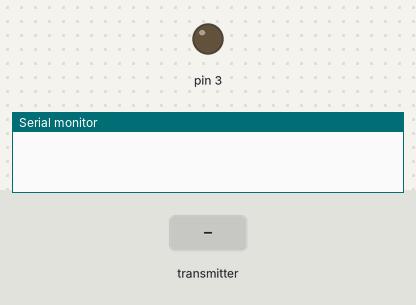
This sketch was run on a simulated Arduino Uno, built with avr-gcc and run on an emulated ATmega328P. Parts: output pins drawn as LEDs (lit = HIGH), the last lines printed to the serial monitor. The test bench sets the inputs (shaded band). No radio packets arrive unless stated.

Above: at 1.2 s.
1.3 s: the transmitter starts sending command = 1
At 1.9 s:
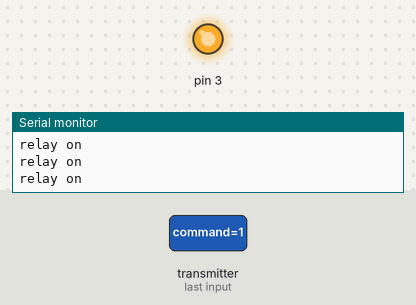
2.8 s: the transmitter starts sending command = 0
At 3.1 s:
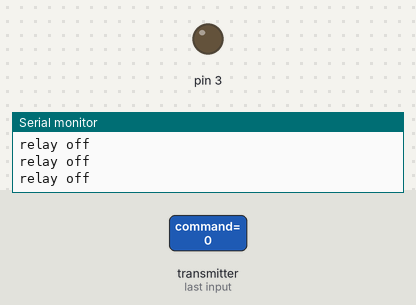
Timing chart, 0 to 5.8 s (numbered marks = the images above; inputs shaded):
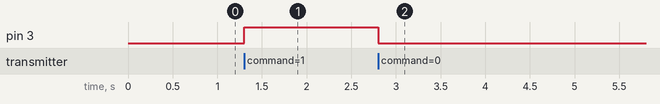

Measured:
- after the input at 1.3 s, pin 3: LOW → HIGH at once
- after the input at 2.8 s, pin 3: HIGH → LOW at once

The sketch:

unophonewebservernrf.ino
```cpp
#include<SPI.h>
#include<RF24.h>

RF24 radio(7,8);
const byte address[6] = "00001";
int command;


void setup()
{
  Serial.begin(9600);
  pinMode(3,OUTPUT);
  radio.begin();
  radio.setChannel(108);
  radio.openReadingPipe(0,address);
  radio.startListening();
}
void loop()
{
  if(radio.available())
  {
    radio.read(&command, sizeof(command));
    if(command ==1)
    {
      digitalWrite(3,HIGH);
      Serial.println("relay on");
    }
    if(command ==0)
    {
      digitalWrite(3,LOW);
      Serial.println("relay off");
    }
  }
}
```
